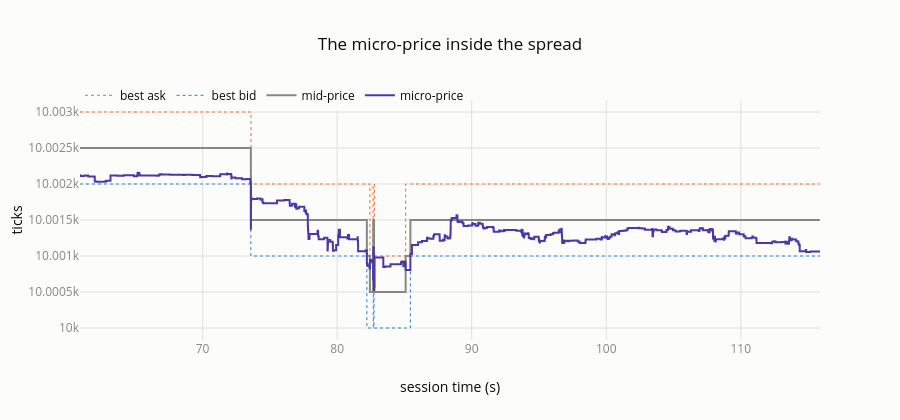

Source (notebook cell):
### Markdown cell above
## 7. Mid-price and micro-price

$P^\mu$ rides inside the spread and leans toward the *thin* side, since it weights each
price by the volume resting on the **other** one. Written out, that is exactly

$$P^\mu = P^m + \frac{\phi}{2} I^1,$$

so the micro-price is the mid displaced by the imbalance, in units of the half-spread.

### Code cell
stats = session.stats.iloc[WINDOW]
times = stats.index
figure = go.Figure([
    steps(times, stats["MidPrice"] + stats["Spread"] / 2, "best ask", ASK,
          line=dict(color=ASK, width=1, dash="dot"), showlegend=True),
    steps(times, stats["MidPrice"] - stats["Spread"] / 2, "best bid", BID,
          line=dict(color=BID, width=1, dash="dot"), showlegend=True),
    steps(times, stats["MidPrice"], "mid-price", MUTED),
    steps(times, stats["MicroPrice"], "micro-price", "#4a3aa7"),
])
figure.update_layout(title="The micro-price inside the spread", height=420,
                     xaxis_title="session time (s)", yaxis_title="ticks",
                     legend=dict(orientation="h", y=1.08, x=0))
figure

### Figure 1 — Plotly figure (JSON) as saved in the notebook; plotly's stock layout.template omitted (floating-point values rounded to 4 significant figures; data arrays with more than 128 entries replaced by an {"elided": "..."} marker saying what was removed)
{"data": [{"connectgaps": false, "line": {"color": "#eb6834", "dash": "dot", "shape": "hv", "width": 1}, "mode": "lines", "name": "best ask", "showlegend": true, "type": "scatter", "x": {"elided": "1500 float values"}, "y": {"elided": "1500 float values"}}, {"connectgaps": false, "line": {"color": "#2a78d6", "dash": "dot", "shape": "hv", "width": 1}, "mode": "lines", "name": "best bid", "showlegend": true, "type": "scatter", "x": {"elided": "1500 float values"}, "y": {"elided": "1500 float values"}}, {"connectgaps": false, "line": {"color": "#898781", "shape": "hv", "width": 2}, "mode": "lines", "name": "mid-price", "type": "scatter", "x": {"elided": "1500 float values"}, "y": {"elided": "1500 float values"}}, {"connectgaps": false, "line": {"color": "#4a3aa7", "shape": "hv", "width": 2}, "mode": "lines", "name": "micro-price", "type": "scatter", "x": {"elided": "1500 float values"}, "y": {"elided": "1500 float values"}}], "layout": {"height": 420, "legend": {"orientation": "h", "x": 0, "y": 1.08}, "title": {"text": "The micro-price inside the spread"}, "xaxis": {"title": {"text": "session time (s)"}}, "yaxis": {"title": {"text": "ticks"}}}}
